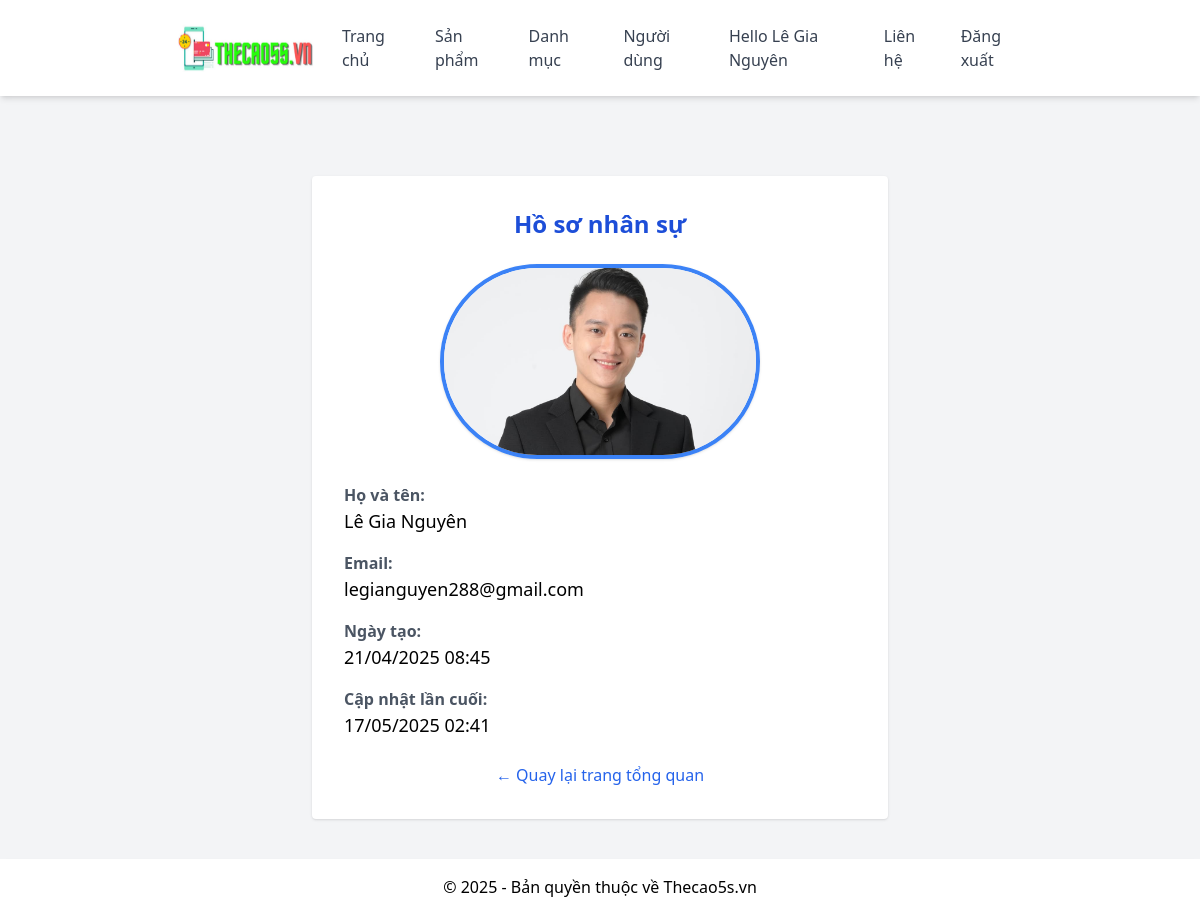
The app's page /profile.php (signed in) with its own data.
### tables this page shows
CREATE TABLE `users` (
  `id` int NOT NULL,
  `fullname` varchar(255) NOT NULL,
  `email` varchar(255) NOT NULL,
  `avatar` varchar(255) DEFAULT NULL,
  `password` varchar(255) NOT NULL,
  `role` enum('admin','seller') DEFAULT NULL,
  `created_at` timestamp NOT NULL DEFAULT CURRENT_TIMESTAMP,
  `updated_at` timestamp NULL DEFAULT NULL ON UPDATE CURRENT_TIMESTAMP
);

### profile.php (the view, shortened to what this page needs)
<?php
include 'config/database.php';
include 'includes/header.php';
$user_id = $_SESSION['user_id'] ?? null;
$sql = "SELECT fullname, email, avatar, created_at, updated_at FROM users WHERE id = $user_id";
$result = mysqli_query($conn, $sql);
$user = mysqli_fetch_assoc($result);
?>
<!DOCTYPE html>
<html lang="vi">
<head>
    <script src="https://cdn.tailwindcss.com"></script>
</head>
<body class="bg-gray-100">
    <main class="max-w-xl mx-auto mt-20 bg-white p-8 rounded shadow text-center">
        <h2 class="text-2xl font-bold mb-6 text-blue-700">Hồ sơ nhân sự</h2>
        <div class="mb-6">
            <img src="<?= htmlspecialchars(!empty($user['avatar']) ? 'assets/images/avatar/' . $user['avatar'] : 'uploads/default-avatar.png') ?>"
            alt="Avatar"
            class="max-w-xs rounded-full mx-auto border-4 border-blue-500 shadow">
        </div>
        <div class="space-y-4 text-left">
            <div>
                <p class="text-gray-600 font-semibold">Họ và tên:</p>
                <p class="text-lg"><?= htmlspecialchars($user['fullname']) ?></p>
            </div>
            <div>
                <p class="text-gray-600 font-semibold">Email:</p>
                <p class="text-lg"><?= htmlspecialchars($user['email']) ?></p>
            </div>
            <div>
                <p class="text-gray-600 font-semibold">Ngày tạo:</p>
                <p class="text-lg"><?= date('d/m/Y H:i', strtotime($user['created_at'])) ?></p>
            </div>
            <div>
                <p class="text-gray-600 font-semibold">Cập nhật lần cuối:</p>
                <p class="text-lg"><?= date('d/m/Y H:i', strtotime($user['updated_at'])) ?></p>
            </div>
        </div>
        <div class="mt-6">
            <a href="dashboard.php" class="text-blue-600 hover:underline">← Quay lại trang tổng quan</a>
        </div>
    </main>
</body>
<?php include 'includes/footer.php'; ?>
</html>

### records on screen
users: avatar (picture), fullname "Lê Gia Nguyên", email "legianguyen288@gmail.com", created_at "21/04/2025 08:45", updated_at "17/05/2025 02:41"

### other values on screen
$_COOKIE['fullname'] "Lê Gia Nguyên"
